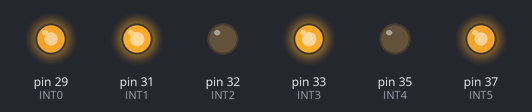
The program below on a simulated Raspberry Pi (header pin numbers). Parts: output pins drawn as LEDs (lit = HIGH). At 32.0 s the program stops and its outputs stay as they are.

Above: at 0.1 s.
At 15.1 s:
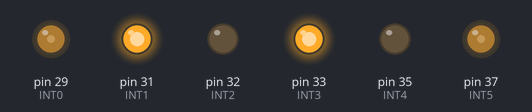
At 32.1 s:
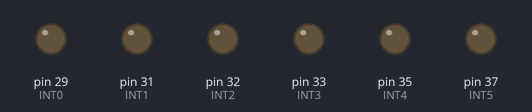
Timing chart, 0 to 33.5 s (numbered marks = the images above):
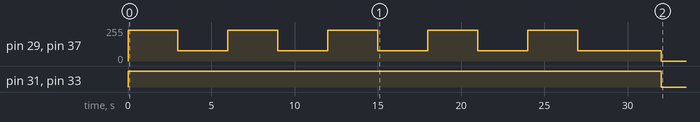

The program:

xiaoche.py
```python
#!/usr/bin/env python
# -*- coding: UTF-8 -*-

import RPi.GPIO as GPIO
import time

#按物理排线方式
GPIO.setmode(GPIO.BOARD)

#另一面
INT0 = 29
INT1 = 31
INT2 = 32

#一面
INT3 = 33
INT4 = 35
INT5 = 37

GPIO.setup(INT0,GPIO.OUT)
GPIO.setup(INT1,GPIO.OUT)
GPIO.setup(INT2,GPIO.OUT)

GPIO.setup(INT3,GPIO.OUT)
GPIO.setup(INT4,GPIO.OUT)
GPIO.setup(INT5,GPIO.OUT)

pwm1 = GPIO.PWM(INT0,80)
pwm1.start(90)
pwm2 = GPIO.PWM(INT5,80)
pwm2.start(90)

#HIGH高电平的时候是正传，LOW低电平的时候是反转
GPIO.output(INT0,GPIO.HIGH)
GPIO.output(INT1,GPIO.HIGH)
GPIO.output(INT2,GPIO.LOW)
GPIO.output(INT3,GPIO.HIGH)
GPIO.output(INT4,GPIO.LOW)
GPIO.output(INT5,GPIO.HIGH)

for num in range(0,5):
    pwm1.ChangeDutyCycle(90)
    pwm2.ChangeDutyCycle(90)
    time.sleep(3)
    pwm1.ChangeDutyCycle(30)
    pwm2.ChangeDutyCycle(30)
    time.sleep(3)

time.sleep(2)

GPIO.cleanup()
```

Measured:
- by itself, pin 31 (INT1), pin 33 (INT3): LOW → HIGH at 0.00 s, → LOW 32.0 s later
- by itself, pin 29 (INT0), pin 37 (INT5): 0/255 → 230/255 at 0.00 s, → 77/255 3.0 s later, → 230/255 3.0 s later, → 77/255 3.0 s later, … (11 changes in this stretch)
